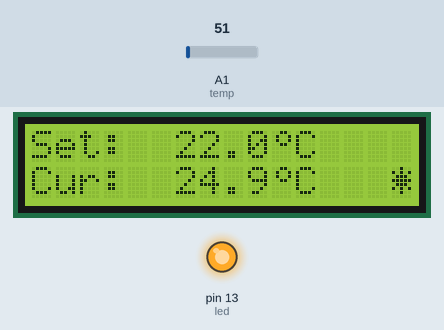
A sketch run on a simulated Arduino Uno, built with avr-gcc and run on an emulated ATmega328P. Shown: 16×2 character LCD, output pins drawn as LEDs (lit = HIGH). The test bench sets the inputs (shaded band); at power-on: A1 (temp) = 51.

Above: at 1.2 s.
1.3 s: A1 (temp) set to 43
At 2.7 s:
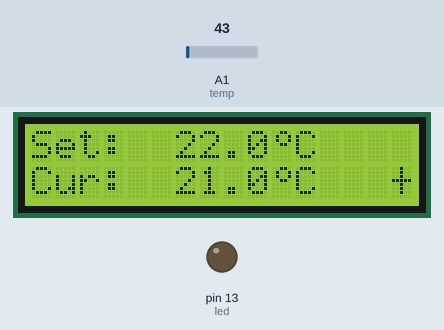
3.0 s: A1 (temp) set to 30
At 4.1 s:
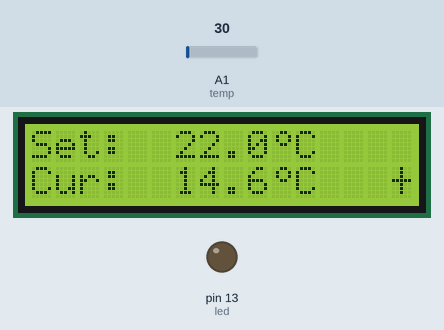
4.5 s: A1 (temp) set to 15
At 5.5 s:
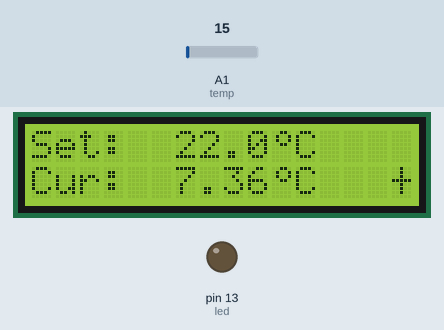
Timing chart, 0 to 7.5 s (numbered marks = the images above; inputs shaded):
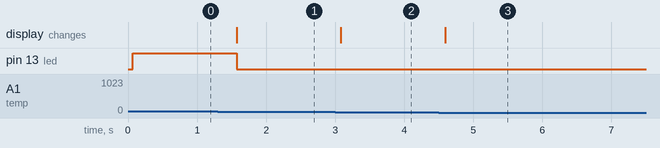

The sketch:

HW6-2.ino
```cpp
#include <LiquidCrystal.h>

const int led = 13;
const int temp = 1;
float set = 22.0, cur;
float val = 0;
const int RS = 2; const int EN = 3;
const int D4 = 4; const int D5 = 5;
const int D6 = 6; const int D7 = 7;
LiquidCrystal lcd(RS,EN,D4,D5,D6,D7);

byte degree[8] = {
  B00110,
  B01001,
  B01001,
  B00110,
  B00000,
  B00000,
  B00000,
  B00000
};

byte fan_off[8] = {
  B00100,
  B00100,
  B00100,
  B11111,
  B00100,
  B00100,
  B00100,
  B00000
};
byte fan_on[8] = {
  B00100,
  B10101,
  B01110,
  B11111,
  B01110,
  B10101,
  B00100,
  B00000
};


void setup() {
  pinMode(led, OUTPUT);
  Serial.begin(9600);
  lcd.begin(16,2);
  lcd.createChar(0, degree);
  lcd.createChar(1, fan_off);
  lcd.createChar(2, fan_on);

  lcd.setCursor(0,0); lcd.print("Set:");
  lcd.setCursor(10,0); lcd.write((byte)0);
  lcd.setCursor(11,0); lcd.print("C");
  lcd.setCursor(0,1); lcd.print("Cur:");
  lcd.setCursor(10,1); lcd.write((byte)0);
  lcd.setCursor(11,1); lcd.print("C");
}

void loop() {
  val = analogRead(temp);
  cur = val * 5 * 100 / 1024.0;
  lcd.setCursor(6,0); lcd.print(set, 1);
  lcd.setCursor(6,1); lcd.print(cur, 1);
  lcd.setCursor(15,1);

  if(cur > set){
    lcd.write(2);
    digitalWrite(led,HIGH);
  }else{
    lcd.write(1);
    digitalWrite(led,LOW);
  }
  delay(500);
}
```

Measured:
- the behaviour switches between 46 and 45 on A1 (temp) (found by bisection; images 0 and 1)
- after the input at 1.3 s, pin 13 (led): HIGH → LOW after 0.28 s; the display: changes after 0.28 s (image 1)
- after the input at 3.0 s, the display: changes after 0.08 s (image 2)
- after the input at 4.5 s, the display: changes after 0.09 s (image 3)
